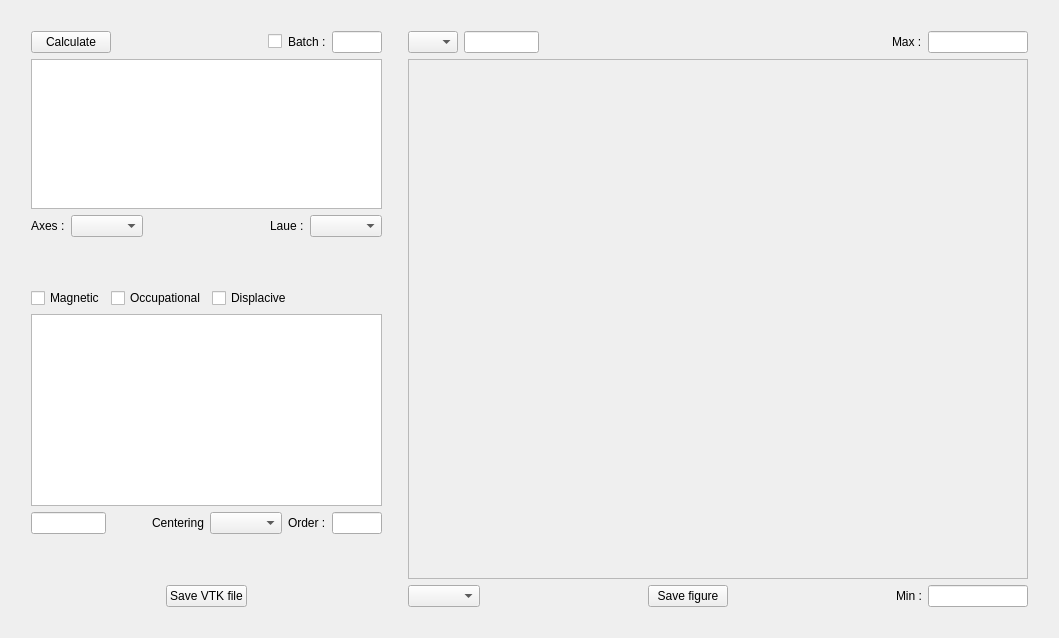
      <widget class="QWidget" name="recalculation">
       <attribute name="title">
        <string>Recalculation</string>
       </attribute>
       <layout class="QGridLayout" name="gridLayout_88">
        <item row="4" column="4">
         <layout class="QGridLayout" name="gridLayout_92">
          <item row="0" column="0">
           <layout class="QGridLayout" name="gridLayout_94">
            <item row="0" column="3">
             <widget class="QLabel" name="label_max_calc">
              <property name="text">
               <string>Max :</string>
              </property>
             </widget>
            </item>
            <item row="0" column="2">
             <spacer name="horizontalSpacer_82">
              <property name="orientation">
               <enum>Qt::Horizontal</enum>
              </property>
              <property name="sizeHint" stdset="0">
               <size>
                <width>40</width>
                <height>20</height>
               </size>
              </property>
             </spacer>
            </item>
            <item row="0" column="4">
             <widget class="QLineEdit" name="lineEdit_max_calc">
              <property name="maximumSize">
               <size>
                <width>100</width>
                <height>16777215</height>
               </size>
              </property>
             </widget>
            </item>
            <item row="0" column="0">
             <widget class="QComboBox" name="comboBox_slice_calc">
              <property name="maximumSize">
               <size>
                <width>50</width>
                <height>16777215</height>
               </size>
              </property>
             </widget>
            </item>
            <item row="0" column="1">
             <widget class="QLineEdit" name="lineEdit_slice_calc">
              <property name="maximumSize">
               <size>
                <width>75</width>
                <height>16777215</height>
               </size>
              </property>
             </widget>
            </item>
           </layout>
          </item>
          <item row="2" column="0">
           <layout class="QGridLayout" name="gridLayout_93">
            <item row="0" column="0">
             <widget class="QComboBox" name="comboBox_norm_calc"/>
            </item>
            <item row="0" column="1">
             <spacer name="horizontalSpacer_80">
              <property name="orientation">
               <enum>Qt::Horizontal</enum>
              </property>
              <property name="sizeHint" stdset="0">
               <size>
                <width>40</width>
                <height>20</height>
               </size>
              </property>
             </spacer>
            </item>
            <item row="0" column="5">
             <widget class="QLineEdit" name="lineEdit_min_calc">
              <property name="maximumSize">
               <size>
                <width>100</width>
                <height>16777215</height>
               </size>
              </property>
             </widget>
            </item>
            <item row="0" column="2">
             <widget class="QPushButton" name="pushButton_save_calc">
              <property name="text">
               <string>Save figure</string>
              </property>
             </widget>
            </item>
            <item row="0" column="3">
             <spacer name="horizontalSpacer_81">
              <property name="orientation">
               <enum>Qt::Horizontal</enum>
              </property>
              <property name="sizeHint" stdset="0">
               <size>
                <width>40</width>
                <height>20</height>
               </size>
              </property>
             </spacer>
            </item>
            <item row="0" column="4">
             <widget class="QLabel" name="label_min_calc">
              <property name="text">
               <string>Min :</string>
              </property>
             </widget>
            </item>
           </layout>
          </item>
          <item row="1" column="0">
           <widget class="QFrame" name="frame_6">
            <property name="frameShape">
             <enum>QFrame::StyledPanel</enum>
            </property>
            <property name="frameShadow">
             <enum>QFrame::Raised</enum>
            </property>
            <layout class="QGridLayout" name="gridLayout_82">
             <item row="0" column="0">
              <widget class="Canvas" name="canvas_calc" native="true">
               <property name="minimumSize">
                <size>
                 <width>600</width>
                 <height>500</height>
                </size>
               </property>
               <property name="maximumSize">
                <size>
                 <width>16777215</width>
                 <height>16777215</height>
                </size>
               </property>
              </widget>
             </item>
            </layout>
           </widget>
          </item>
         </layout>
        </item>
        <item row="4" column="6">
         <spacer name="verticalSpacer_38">
          <property name="orientation">
           <enum>Qt::Vertical</enum>
          </property>
          <property name="sizeHint" stdset="0">
           <size>
            <width>20</width>
            <height>40</height>
           </size>
          </property>
         </spacer>
        </item>
        <item row="1" column="4">
         <spacer name="horizontalSpacer_32">
          <property name="orientation">
           <enum>Qt::Horizontal</enum>
          </property>
          <property name="sizeHint" stdset="0">
           <size>
            <width>40</width>
            <height>20</height>
           </size>
          </property>
         </spacer>
        </item>
        <item row="5" column="4">
         <spacer name="horizontalSpacer_59">
          <property name="orientation">
           <enum>Qt::Horizontal</enum>
          </property>
          <property name="sizeHint" stdset="0">
           <size>
            <width>40</width>
            <height>20</height>
           </size>
          </property>
         </spacer>
        </item>
        <item row="4" column="2">
         <spacer name="verticalSpacer_40">
          <property name="orientation">
           <enum>Qt::Vertical</enum>
          </property>
          <property name="sizeHint" stdset="0">
           <size>
            <width>20</width>
            <height>40</height>
           </size>
          </property>
         </spacer>
        </item>
        <item row="4" column="1">
         <layout class="QGridLayout" name="gridLayout_16">
          <item row="5" column="0">
           <widget class="QTableWidget" name="tableWidget_recalc"/>
          </item>
          <item row="4" column="0">
           <layout class="QGridLayout" name="gridLayout_54">
            <item row="0" column="3">
             <widget class="QCheckBox" name="checkBox_dis_recalc">
              <property name="text">
               <string>Displacive</string>
              </property>
             </widget>
            </item>
            <item row="0" column="2">
             <widget class="QCheckBox" name="checkBox_occ_recalc">
              <property name="text">
               <string>Occupational</string>
              </property>
             </widget>
            </item>
            <item row="0" column="1">
             <widget class="QCheckBox" name="checkBox_mag_recalc">
              <property name="text">
               <string>Magnetic</string>
              </property>
             </widget>
            </item>
            <item row="0" column="4">
             <spacer name="horizontalSpacer_15">
              <property name="orientation">
               <enum>Qt::Horizontal</enum>
              </property>
              <property name="sizeHint" stdset="0">
               <size>
                <width>40</width>
                <height>20</height>
               </size>
              </property>
             </spacer>
            </item>
           </layout>
          </item>
          <item row="2" column="0">
           <layout class="QGridLayout" name="gridLayout_21">
            <item row="0" column="4">
             <widget class="QComboBox" name="comboBox_laue"/>
            </item>
            <item row="0" column="2">
             <spacer name="horizontalSpacer_2">
              <property name="orientation">
               <enum>Qt::Horizontal</enum>
              </property>
              <property name="sizeHint" stdset="0">
               <size>
                <width>40</width>
                <height>20</height>
               </size>
              </property>
             </spacer>
            </item>
            <item row="0" column="0">
             <widget class="QLabel" name="label_axes">
              <property name="text">
               <string>Axes :</string>
              </property>
             </widget>
            </item>
            <item row="0" column="1">
             <widget class="QComboBox" name="comboBox_axes"/>
            </item>
            <item row="0" column="3">
             <widget class="QLabel" name="label_laue">
              <property name="text">
               <string>Laue :</string>
              </property>
             </widget>
            </item>
           </layout>
          </item>
          <item row="7" column="0">
           <spacer name="verticalSpacer_37">
            <property name="orientation">
             <enum>Qt::Vertical</enum>
            </property>
            <property name="sizeHint" stdset="0">
             <size>
              <width>20</width>
              <height>40</height>
             </size>
            </property>
           </spacer>
          </item>
          <item row="3" column="0">
           <spacer name="verticalSpacer_2">
            <property name="orientation">
             <enum>Qt::Vertical</enum>
            </property>
            <property name="sizeHint" stdset="0">
             <size>
              <width>20</width>
              <height>40</height>
             </size>
            </property>
           </spacer>
          </item>
          <item row="1" column="0">
           <widget class="QTableWidget" name="tableWidget_calc">
            <property name="maximumSize">
             <size>
              <width>16777215</width>
              <height>150</height>
             </size>
            </property>
           </widget>
          </item>
          <item row="8" column="0">
           <layout class="QGridLayout" name="gridLayout_97">
            <item row="0" column="1">
             <widget class="QPushButton" name="pushButton_save_vtk">
              <property name="text">
               <string>Save VTK file</string>
              </property>
             </widget>
            </item>
            <item row="0" column="0">
             <spacer name="horizontalSpacer_84">
              <property name="orientation">
               <enum>Qt::Horizontal</enum>
              </property>
              <property name="sizeHint" stdset="0">
               <size>
                <width>40</width>
                <height>20</height>
               </size>
              </property>
             </spacer>
            </item>
            <item row="0" column="2">
             <spacer name="horizontalSpacer_78">
              <property name="orientation">
               <enum>Qt::Horizontal</enum>
              </property>
              <property name="sizeHint" stdset="0">
               <size>
                <width>40</width>
                <height>20</height>
               </size>
              </property>
             </spacer>
            </item>
           </layout>
          </item>
          <item row="0" column="0">
           <layout class="QGridLayout" name="gridLayout_70">
            <item row="0" column="0">
             <widget class="QPushButton" name="pushButton_calc">
              <property name="text">
               <string>Calculate</string>
              </property>
             </widget>
            </item>
            <item row="0" column="3">
             <widget class="QLabel" name="label_batch_calc">
              <property name="text">
               <string>Batch :</string>
              </property>
             </widget>
            </item>
            <item row="0" column="4">
             <widget class="QLineEdit" name="lineEdit_runs_calc">
              <property name="maximumSize">
               <size>
                <width>50</width>
                <height>16777215</height>
               </size>
              </property>
             </widget>
            </item>
            <item row="0" column="2">
             <widget class="QCheckBox" name="checkBox_batch_calc">
              <property name="text">
               <string/>
              </property>
             </widget>
            </item>
            <item row="0" column="1">
             <spacer name="horizontalSpacer_79">
              <property name="orientation">
               <enum>Qt::Horizontal</enum>
              </property>
              <property name="sizeHint" stdset="0">
               <size>
                <width>40</width>
                <height>20</height>
               </size>
              </property>
             </spacer>
            </item>
           </layout>
          </item>
          <item row="6" column="0">
           <layout class="QGridLayout" name="gridLayout_71">
            <item row="0" column="1">
             <spacer name="horizontalSpacer_99">
              <property name="orientation">
               <enum>Qt::Horizontal</enum>
              </property>
              <property name="sizeHint" stdset="0">
               <size>
                <width>40</width>
                <height>20</height>
               </size>
              </property>
             </spacer>
            </item>
            <item row="0" column="5">
             <widget class="QLineEdit" name="lineEdit_order_calc">
              <property name="maximumSize">
               <size>
                <width>50</width>
                <height>16777215</height>
               </size>
              </property>
             </widget>
            </item>
            <item row="0" column="4">
             <widget class="QLabel" name="label_order_calc">
              <property name="text">
               <string>Order :</string>
              </property>
             </widget>
            </item>
            <item row="0" column="3">
             <widget class="QComboBox" name="comboBox_centering_calc"/>
            </item>
            <item row="0" column="0">
             <widget class="QLineEdit" name="lineEdit_type">
              <property name="maximumSize">
               <size>
                <width>75</width>
                <height>16777215</height>
               </size>
              </property>
             </widget>
            </item>
            <item row="0" column="2">
             <widget class="QLabel" name="label_centering_calc">
              <property name="text">
               <string>Centering</string>
              </property>
             </widget>
            </item>
           </layout>
          </item>
         </layout>
        </item>
        <item row="4" column="0">
         <spacer name="verticalSpacer_39">
          <property name="orientation">
           <enum>Qt::Vertical</enum>
          </property>
          <property name="sizeHint" stdset="0">
           <size>
            <width>20</width>
            <height>40</height>
           </size>
          </property>
         </spacer>
        </item>
       </layout>
      </widget>
